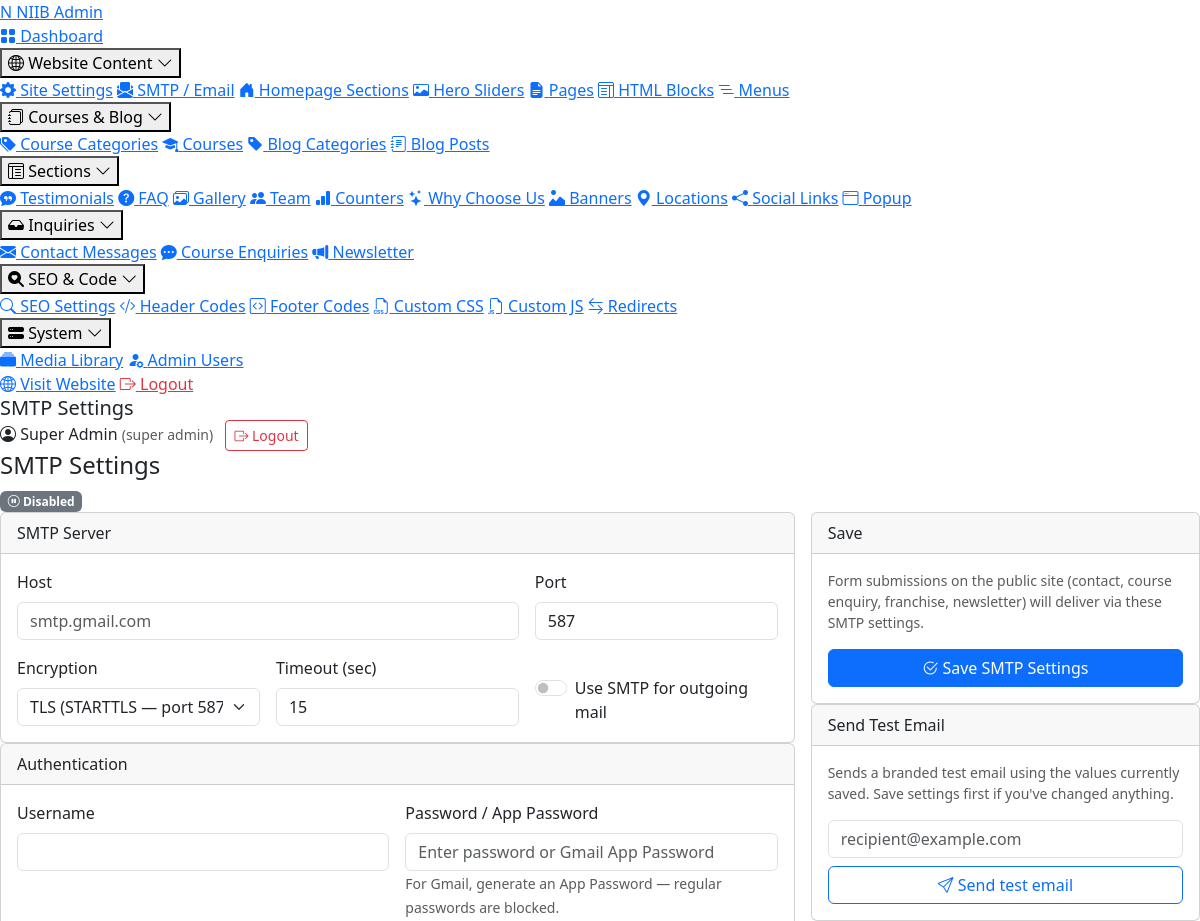
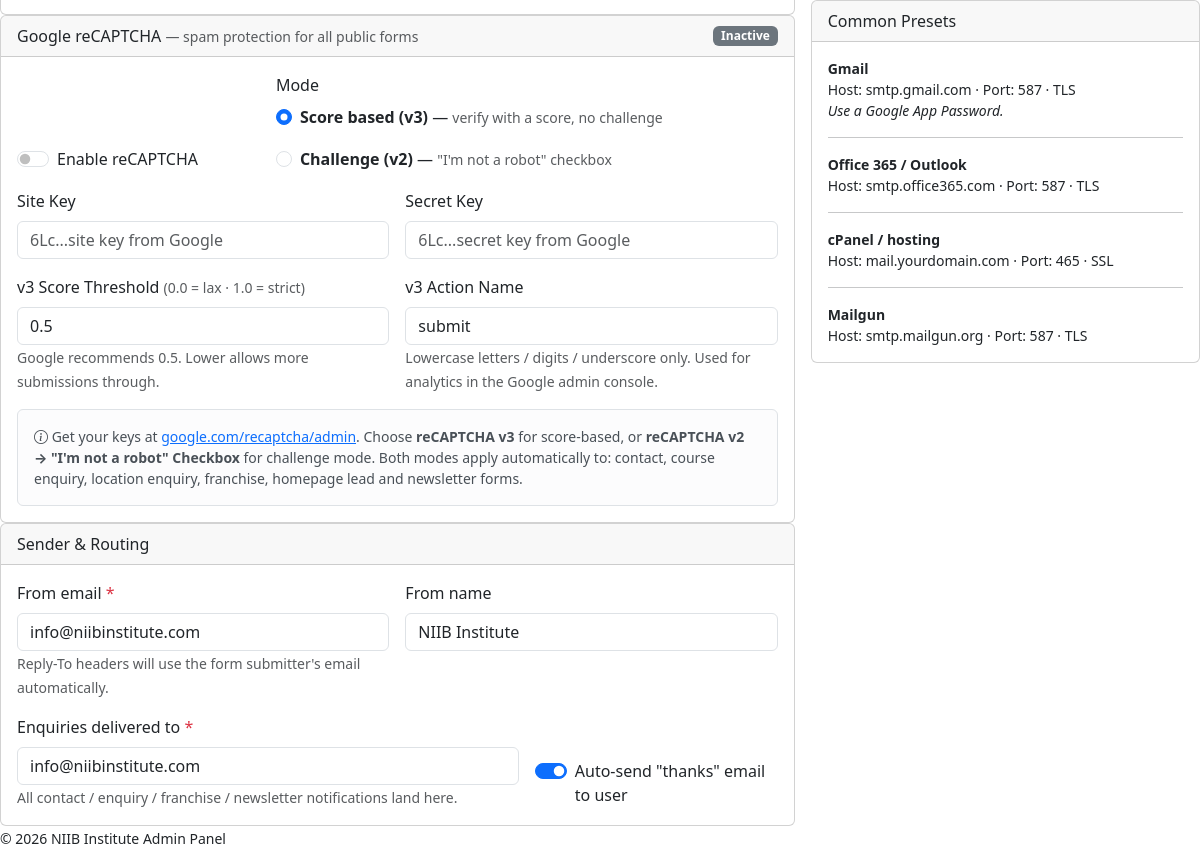
/admin/modules/smtp.php (signed in), run on the app's committed database (2 pictures, top to bottom).
### tables this page shows
CREATE TABLE `site_settings` (
  `id` INT(11) UNSIGNED NOT NULL AUTO_INCREMENT,
  `setting_key` VARCHAR(100) NOT NULL,
  `setting_value` LONGTEXT,
  `setting_group` VARCHAR(60) DEFAULT 'general',
  `updated_at` DATETIME NOT NULL DEFAULT CURRENT_TIMESTAMP ON UPDATE CURRENT_TIMESTAMP,
  PRIMARY KEY (`id`),
  UNIQUE KEY `setting_key` (`setting_key`)
);

### admin/modules/smtp.php (the view, shortened to what the rows shown need)
<?php
require __DIR__ . '/../includes/auth.php';
require_once __DIR__ . '/../../includes/mailer.php';
include __DIR__ . '/../includes/header.php';
$cfg = niib_mail_config();
?>
<div class="row g-3">
    <div class="col-lg-8">
        <div class="card">
            <div class="card-body">
                <div class="row g-3">
                    <div class="col-md-6">
                        <label class="form-label">From email <span class="text-danger">*</span></label>
                        <input form="smtpSaveForm" type="email" name="smtp_from_email" class="form-control" value="<?= e($cfg['smtp_from_email']) ?>" placeholder="admissions@yourdomain.com" required>
                        <small class="text-muted">Reply-To headers will use the form submitter's email automatically.</small>
                    </div>
                    <div class="col-md-8">
                        <label class="form-label">Enquiries delivered to <span class="text-danger">*</span></label>
                        <input form="smtpSaveForm" type="email" name="smtp_to_admin" class="form-control" value="<?= e($cfg['smtp_to_admin']) ?>" placeholder="admin@yourdomain.com" required>
                        <small class="text-muted">All contact / enquiry / franchise / newsletter notifications land here.</small>
                    </div>
                </div>
            </div>
        </div>
    </div>
</div>
<?php include __DIR__ . '/../includes/footer.php'; ?>

### admin/includes/header.php (shortened to what the rows shown need)
<!DOCTYPE html>
<html lang="en">
<head>
<link href="https://cdn.jsdelivr.net/npm/bootstrap@5.3.2/dist/css/bootstrap.min.css" rel="stylesheet">
<link href="https://cdn.jsdelivr.net/npm/bootstrap-icons@1.11.1/font/bootstrap-icons.min.css" rel="stylesheet">
<link rel="icon" href="<?= e(img_url(setting('site_favicon','assets/images/favicon.svg'))) ?>">
<link href="<?= ADMIN_URL ?>/assets/css/admin.css?v=4" rel="stylesheet">
</head>
<body>
<div class="admin-main">
    <header class="admin-topbar">
        <div class="ms-auto admin-user">
            <span class="d-none d-md-inline me-2"><i class="bi bi-person-circle"></i> <?= e($current_admin['name']) ?> <small class="text-muted">(<?= e(str_replace('_',' ',$current_admin['role'])) ?>)</small></span>
            <a href="<?= ADMIN_URL ?>/logout.php" class="btn btn-sm btn-outline-danger"><i class="bi bi-box-arrow-right"></i> Logout</a>
        </div>
    </header>
    <main class="admin-content">

### data on the page
site_settings: smtp_from_email "info@niibinstitute.com", smtp_to_admin "info@niibinstitute.com"

### other printed values
$groupLabel "Website Content"
$i['label'] "Site Settings"
$i['label'] "SMTP / Email"
$i['label'] "Homepage Sections"
$i['label'] "Hero Sliders"
$i['label'] "Pages"
$i['label'] "HTML Blocks"
$i['label'] "Menus"
$groupLabel "Courses & Blog"
$i['label'] "Course Categories"
$i['label'] "Courses"
$i['label'] "Blog Categories"
$i['label'] "Blog Posts"
$groupLabel "Sections"
$i['label'] "Testimonials"
